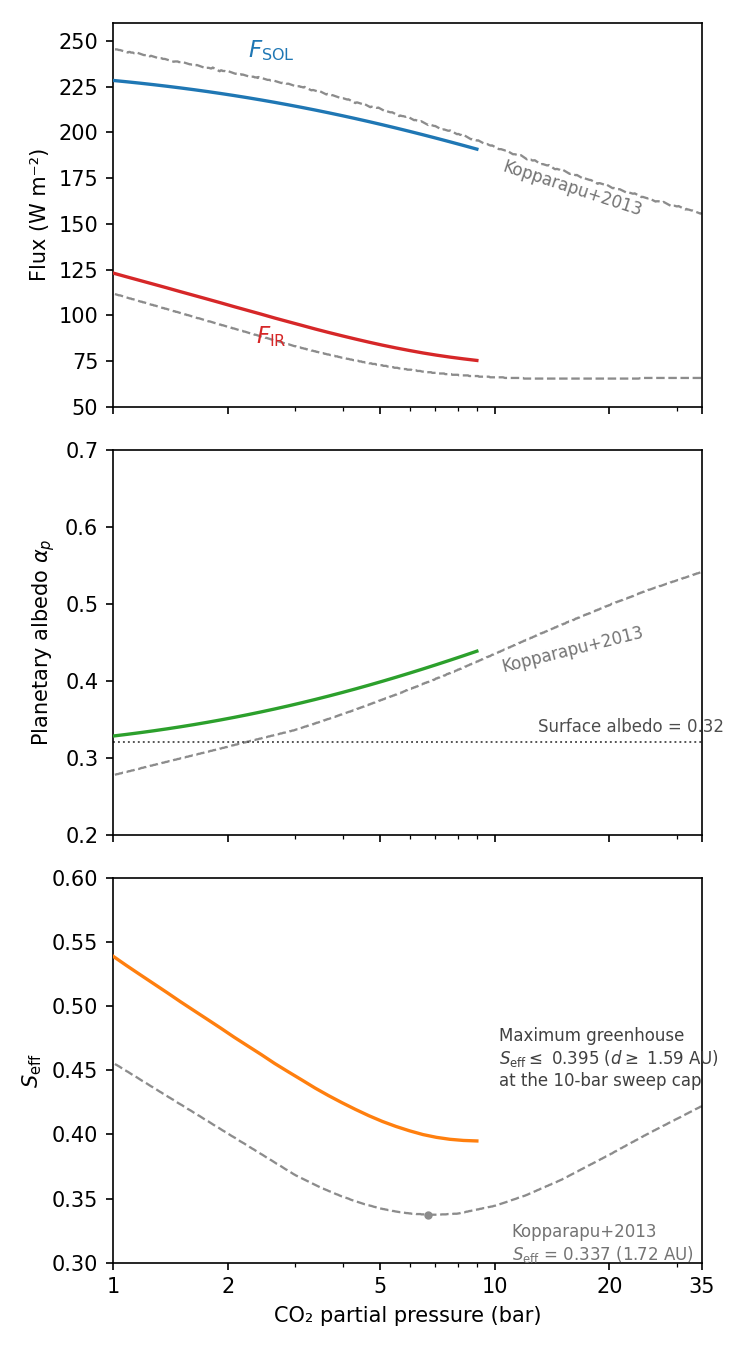

The Python source for this figure:
#!/usr/bin/env python3
"""
hz_outer.py  —  ExoColumn version of Kopparapu+2013 Figure 5 (outer HZ, G2V star).

REFERENCE CASE: maximum-greenhouse outer HZ (CO2 condensation + T-dependent cp).
==================================================================================
Follows Kopparapu et al. (2013) Section 3.3 exactly:

  - Earth-like planet, 1 bar N2 background, surface temperature FIXED at 273 K.
  - CO2 partial pressure pCO2 swept upward from 1 bar (Kopparapu: 1..35 bar; here
    1..8.99 bar — see the 10-BAR CAP note below).
  - Fully (H2O-)saturated troposphere (rh_init = 1; trivially little water at
    273 K), moist adiabat from the surface.
  - CO2 CONDENSATION: wherever the ascending adiabat would supersaturate in CO2,
    the profile is pinned to the CO2 saturation curve (co2_condense = .true.;
    Kasting 1991) — Span & Wagner (1996) saturation curve, see src/exocol_co2.F90.
  - T-DEPENDENT cp: the CO2 share of cpdry is evaluated at the local temperature
    (cp_co2_tdep = .true.), as in Kopparapu's Shomate-equation update (their
    Sec. 2.1 item 4: cp_CO2 drops ~30% at low T, steepening the dry adiabat).
  - Isothermal stratosphere at t_strato = 154 K (their CO2-condensation cold-trap
    temperature argument).
  - Surface albedo 0.32 (their cloud-free Earth tuning, same as our inner-HZ
    case), 6-point Gauss-Legendre hemispheric zenith average (their 6-angle
    averaging), present solar constant.

For each pCO2, ExoColumn builds the prescribed column (cold start), calls ExoRT
radiation once (flux_only), and we record F_IR (OLR), F_SOL (absorbed SW),
planetary albedo and Seff = F_IR/F_SOL.  The maximum-greenhouse limit is the
Seff minimum.  Three-panel figure matching Kopparapu+2013 Fig. 5 (house style),
with their curves (pixel-digitized from the paper by
tools/digitize_kopparapu_fig5.py -> kopparapu2013_fig5.npz) overlaid for direct
comparison.  Kopparapu reference values: Seff_min = 0.325-0.338 at pCO2 ~ 7-8
bar -> d = 1.70 AU (text/figure; Kasting+1993: 1.67 AU).

10-BAR CAP: the ExoRT n68equiv k-coefficient pressure grid ends at 10 bar
(radgrid.F90, read-only), and ExoRT's reference-pressure interpolation reads out
of bounds above it.  This sweep therefore stops at pCO2 = 8.99 bar (total
ps = 10 bar including the 1 bar N2).  Kopparapu's Seff minimum (~7-8 bar) lies
INSIDE this range, so the maximum-greenhouse limit itself is resolved; only the
rising 10-35 bar tail of the curve is not swept.  (Extending past 10 bar would
need a PVER-style build-time clamp of the ExoRT interpolation — deliberately
deferred until these results are reviewed.)

KNOWN RADIATION OFFSET (dense CO2): against Kopparapu's Figure 1 benchmark
(early Mars: 2 bar, 95% CO2 / 5% N2, Ts = 250 K, 167 K isothermal stratosphere)
ExoRT n68equiv gives OLR = 97-100 W/m2 where CLIMA = 86, SMART (line-by-line) =
88.4, Wordsworth+2010 = 88.2 W/m2.  The leak is spectral: ~+9 W/m2 vs SMART in
the 400-850 cm-1 15-um far wings and the 850-1100 cm-1 window (n68equiv has
CO2-CO2 CIA [GBB+dimer] and sub-Lorentzian chi-factors baked into the HITRAN16
k-table, but no CLIMA-style empirical CO2 window continuum; ExoRT carries a
KCO2CONT file only for its n28 band set).  On the SW side n68equiv absorbs less
near-IR sunlight in dense CO2 (planetary albedo at pCO2 = 1 bar: 0.33 vs their
0.28) — same family as the documented inner-HZ near-IR H2O offset.  Both biases
push our Seff HIGH relative to Fig. 5; they are ExoRT spectral-data limitations
(ExoRT is read-only), quantified here by the overlay and in README.md.

Re-sweep takes ~5 min; set HZ_REPLOT=1 to re-plot instantly from the .npz cache.
The full per-run configuration is embedded in NML_TEMPLATE below (binary built
at PVER>=200).
"""

import os
import subprocess
import numpy as np
import netCDF4 as nc
import matplotlib.pyplot as plt

# ---------------------------------------------------------------------------
HERE     = os.path.dirname(os.path.abspath(__file__))
ROOT     = os.path.abspath(os.path.join(HERE, '..', '..'))
EXE      = os.path.join(ROOT, 'run', 'exocol.exe')
OUT_NC   = os.path.join(ROOT, 'iofiles', 'exocol_out.nc')
NML_PATH = os.path.join(ROOT, 'exocol_config.nml')

# pCO2 grid [bar].  Upper end set by the ExoRT 10-bar k-table cap:
# ps = 1 bar N2 + pCO2 + esat(273 K) <= 10 bar  ->  pCO2 <= 8.99 bar.
PCO2_MIN = float(os.environ.get('OHZ_PCO2_MIN', '1.0'))
PCO2_MAX = float(os.environ.get('OHZ_PCO2_MAX', '8.99'))
PCO2_N   = int(os.environ.get('OHZ_PCO2_N',   '28'))
PCO2_VALUES = np.geomspace(PCO2_MIN, PCO2_MAX, PCO2_N)

TS       = 273.0     # K, fixed surface temperature (Kopparapu Sec 3.3)
T_STRATO = 154.0     # K, isothermal stratosphere (their CO2 cold-trap argument)
ALBEDO   = 0.32      # surface albedo = Kopparapu et al. (2013) Earth tuning
P_N2     = 1.0e5     # Pa, fixed N2 background

# pCO2 values [bar] for which the T(p) profile is cached (diagnostics; shows the
# CO2-saturation-pinned upper troposphere).
PROFILE_PCO2 = [1.0, 2.0, 4.0, 8.0]

CACHE = os.path.join(HERE, 'hz_outer.npz')
KOPP  = os.path.join(HERE, 'kopparapu2013_fig5.npz')

NML_TEMPLATE = """\
&exocol_nml
  flux_only      = .true.
  variable_ps    = .true.
  co2_condense   = .true.
  cp_co2_tdep    = .true.
  o3_profile     = 'none'
  msdist         = 1.0
  sw_zenith_quad = .true.
  sw_nquad       = 6
/
&exocol_init
  input_file = ''
  ts         = {ts:.2f}
  t_strato   = {t_strato:.1f}
  p_top      = 0.01
  rh_init    = 1.0
  coszrs     = 0.5
  asdir      = {albedo:.4f}
  asdif      = {albedo:.4f}
  aldir      = {albedo:.4f}
  aldif      = {albedo:.4f}
/
&exocol_composition
  ps       = {p_dry:.6e}
  co2_vmr  = {co2_vmr:.8f}
  n2_vmr   = {n2_vmr:.8f}
  o2_vmr   = 0.0
  ch4_vmr  = 0.0
  o3_vmr   = 0.0
  ar_vmr   = 0.0
/
"""

# ---------------------------------------------------------------------------

def run_one(pco2_bar):
    """Run ExoColumn flux_only at CO2 partial pressure pco2_bar [bar].
    Returns dict of scalar fluxes + the T(p) profile, or None on failure."""
    p_dry   = P_N2 + pco2_bar * 1.0e5           # dry surface pressure [Pa]
    co2_vmr = pco2_bar * 1.0e5 / p_dry          # dry-air mole fractions
    n2_vmr  = P_N2 / p_dry
    nml = NML_TEMPLATE.format(ts=TS, t_strato=T_STRATO, albedo=ALBEDO,
                              p_dry=p_dry, co2_vmr=co2_vmr, n2_vmr=n2_vmr)
    orig = None
    if os.path.exists(NML_PATH):
        with open(NML_PATH) as f:
            orig = f.read()
    try:
        with open(NML_PATH, 'w') as f:
            f.write(nml)
        result = subprocess.run([EXE], cwd=ROOT, capture_output=True,
                                text=True, timeout=300)
        if result.returncode != 0:
            print(f"  FAIL pCO2={pco2_bar:.2f} bar  rc={result.returncode}")
            print(result.stderr[-300:] if result.stderr else '')
            return None
        with nc.Dataset(OUT_NC) as ds:
            lwup = ds['LWUP'][:]
            swup = ds['SWUP'][:]
            swdn = ds['SWDN'][:]
            tmid = np.array(ds['tmid'][:])
            pmid = np.array(ds['pmid'][:])
        olr   = float(lwup[0])
        asr   = float(swdn[0] - swup[0])
        alpha = float(swup[0] / swdn[0]) if swdn[0] > 0 else 0.0
        seff  = olr / asr if asr > 1e-6 else np.nan
        return dict(olr=olr, asr=asr, alpha=alpha, seff=seff,
                    tmid=tmid, pmid=pmid)
    finally:
        if orig is not None:
            with open(NML_PATH, 'w') as f:
                f.write(orig)
        elif os.path.exists(NML_PATH):
            os.remove(NML_PATH)


def _save_cache(arr, profiles):
    ks = sorted(profiles)
    np.savez(CACHE, rows=arr,
             prof_pco2=np.array(ks, dtype=float),
             prof_t=np.array([profiles[k][0] for k in ks]),
             prof_p=np.array([profiles[k][1] for k in ks]))
    print(f"Cached: {CACHE}")


def _load_cache():
    d = np.load(CACHE)
    profiles = {float(c): (t, p) for c, t, p in
                zip(d['prof_pco2'], d['prof_t'], d['prof_p'])}
    return d['rows'], profiles


def main():
    if os.environ.get('HZ_REPLOT'):
        if not os.path.exists(CACHE):
            raise FileNotFoundError(f"No cache to re-plot: {CACHE} (run the sweep first)")
        print(f"HZ_REPLOT: re-plotting from {CACHE}")
        arr, _profiles = _load_cache()
        _plot(*arr.T)
        return

    if not os.path.isfile(EXE):
        raise FileNotFoundError(f"Executable not found: {EXE}")

    print("ExoColumn outer-HZ sweep  —  Figure 5 (Kopparapu+2013 style)")
    print(f"  pCO2 range  : {PCO2_VALUES[0]:.2f}–{PCO2_VALUES[-1]:.2f} bar "
          f"({PCO2_N} points; 10-bar ExoRT k-table cap)")
    print(f"  Ts          : {TS:.0f} K fixed;  t_strato = {T_STRATO:.0f} K")
    print(f"  composition : 1 bar N2 + pCO2;  rh_init = 1;  albedo = {ALBEDO}")
    print(f"  physics     : co2_condense + cp_co2_tdep;  6-pt zenith quadrature")
    print()

    rows = []
    profiles = {}
    for pco2 in PCO2_VALUES:
        r = run_one(pco2)
        if r is None:
            print(f"  pCO2={pco2:6.2f} bar  SKIPPED")
            continue
        print(f"  pCO2={pco2:6.2f} bar  OLR={r['olr']:7.2f}  ASR={r['asr']:7.2f}"
              f"  α={r['alpha']:.3f}  Seff={r['seff']:.4f}")
        rows.append((pco2, r['olr'], r['asr'], r['alpha'], r['seff']))
        if any(abs(pco2 - c) / c < 0.04 for c in PROFILE_PCO2):
            profiles[pco2] = (r['tmid'], r['pmid'])

    if not rows:
        print("No successful runs.")
        return
    arr = np.array(rows)
    _save_cache(arr, profiles)
    _plot(*arr.T)


def _plot(pco2, olr, asr, alpha, seff):
    # Maximum-greenhouse limit = the Seff minimum (quadratic fit through the
    # three points around the discrete minimum for a smooth location).
    imin = int(np.argmin(seff))
    if 0 < imin < len(seff) - 1:
        x = np.log10(pco2[imin-1:imin+2]); y = seff[imin-1:imin+2]
        c = np.polyfit(x, y, 2)
        x_min = -c[1] / (2 * c[0])
        p_min = 10 ** x_min
        s_min = float(np.polyval(c, x_min))
        at_edge = False
    else:
        p_min, s_min = float(pco2[imin]), float(seff[imin])
        at_edge = True
    d_min = 1.0 / np.sqrt(s_min)
    print(f"\n  ExoColumn maximum greenhouse: Seff = {s_min:.4f} at "
          f"pCO2 = {p_min:.2f} bar  ->  d = {d_min:.3f} AU"
          + ("  [AT SWEEP EDGE — true minimum may lie beyond the 10-bar cap]"
             if at_edge else ""))
    print(  "  Kopparapu+2013              : Seff = 0.338 at pCO2 ~ 7 bar  ->  d = 1.70 AU")

    kp = np.load(KOPP) if os.path.exists(KOPP) else None

    fig, (ax_a, ax_b, ax_c) = plt.subplots(3, 1, figsize=(5.0, 9.0), dpi=300,
                                           sharex=True)
    fig.patch.set_facecolor('white')
    kw_kopp = dict(color='0.55', lw=1.1, ls='--', zorder=2)

    # --- (a) F_IR and F_SOL vs pCO2 ---
    if kp is not None:
        ax_a.plot(kp['fir_p'],  kp['fir'],  **kw_kopp)
        ax_a.plot(kp['fsol_p'], kp['fsol'], **kw_kopp)
    ax_a.plot(pco2, olr, color='C3', lw=1.6, zorder=4)
    ax_a.plot(pco2, asr, color='C0', lw=1.6, zorder=4)
    ax_a.set_ylabel('Flux (W m⁻²)')
    ax_a.set_ylim(50., 260.)
    ax_a.text(2.6, 238., '$F_\\mathrm{SOL}$', color='C0', fontsize=11,
              fontweight='bold', ha='center', va='bottom')
    ax_a.text(2.6, 95., '$F_\\mathrm{IR}$', color='C3', fontsize=11,
              fontweight='bold', ha='center', va='top')
    ax_a.text(16., 152., 'Kopparapu+2013', color='0.45', fontsize=8,
              ha='center', va='bottom', rotation=-18)
    ax_a.set_facecolor('white')

    # --- (b) planetary albedo vs pCO2 ---
    if kp is not None:
        ax_b.plot(kp['alb_p'], kp['alb'], **kw_kopp)
    ax_b.plot(pco2, alpha, color='C2', lw=1.6, zorder=4)
    ax_b.axhline(ALBEDO, color='0.3', lw=0.9, ls=':')
    ax_b.set_ylabel('Planetary albedo $\\alpha_p$')
    ax_b.set_ylim(0.2, 0.7)
    ax_b.text(13., ALBEDO + 0.008, f'Surface albedo = {ALBEDO:.2f}',
              color='0.3', fontsize=8, ha='left', va='bottom')
    ax_b.text(16., 0.475, 'Kopparapu+2013', color='0.45', fontsize=8,
              ha='center', va='top', rotation=14)
    ax_b.set_facecolor('white')

    # --- (c) Seff vs pCO2 ---
    if kp is not None:
        ax_c.plot(kp['seff_p'], kp['seff'], **kw_kopp)
        ks = kp['seff']; kpp = kp['seff_p']
        ki = int(np.argmin(ks))
        ax_c.plot(kpp[ki], ks[ki], 'o', color='0.55', ms=3, zorder=3)
        ax_c.annotate('Kopparapu+2013\n$S_\\mathrm{eff}$ = '
                      f'{ks[ki]:.3f} ({1/np.sqrt(ks[ki]):.2f} AU)',
                      xy=(kpp[ki], ks[ki]), xytext=(40, -4),
                      textcoords='offset points', color='0.45', fontsize=8,
                      ha='left', va='top')
    ax_c.plot(pco2, seff, color='C1', lw=1.6, zorder=4)
    if at_edge:
        # Seff is still falling at the 10-bar k-table sweep cap: quote the edge
        # value as a bound on the maximum-greenhouse limit, not a minimum.
        ax_c.text(10.3, 0.435, 'Maximum greenhouse\n'
                  f'$S_\\mathrm{{eff}} \\leq$ {s_min:.3f} '
                  f'($d \\geq$ {d_min:.2f} AU)\nat the 10-bar sweep cap',
                  color='0.25', fontsize=8, ha='left', va='bottom')
    else:
        ax_c.plot(p_min, s_min, 'o', color='0.3', ms=3.5, zorder=6)
        ax_c.annotate(f'Maximum greenhouse\n$S_\\mathrm{{eff}}$ = {s_min:.3f}'
                      f' ({d_min:.2f} AU)',
                      xy=(p_min, s_min), xytext=(0, 10),
                      textcoords='offset points', color='0.25', fontsize=8,
                      ha='center', va='bottom')
    ax_c.set_ylabel('$S_\\mathrm{eff}$')
    ax_c.set_xlabel('CO₂ partial pressure (bar)')
    ax_c.set_xscale('log')
    ax_c.set_xlim(1., 35.)
    ax_c.set_ylim(0.30, 0.60)
    ax_c.set_xticks([1, 2, 5, 10, 20, 35])
    ax_c.set_xticklabels(['1', '2', '5', '10', '20', '35'])
    ax_c.set_facecolor('white')

    fig.tight_layout()
    for ext, dpi in [('pdf', 300), ('png', 150)]:
        path = os.path.join(HERE, f'hz_outer.{ext}')
        fig.savefig(path, dpi=dpi, facecolor='white')
        print(f"Saved: {path}")
    plt.close(fig)


if __name__ == '__main__':
    main()
